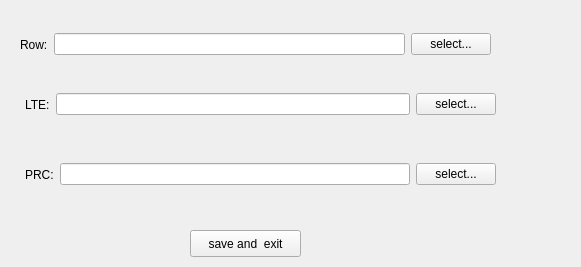
<?xml version="1.0" encoding="UTF-8"?>
<ui version="4.0">
 <class>SettingFwVer</class>
 <widget class="QWidget" name="SettingFwVer">
  <property name="geometry">
   <rect>
    <x>0</x>
    <y>0</y>
    <width>581</width>
    <height>267</height>
   </rect>
  </property>
  <property name="windowTitle">
   <string>Form</string>
  </property>
  <widget class="QPushButton" name="btn_exit">
   <property name="geometry">
    <rect>
     <x>190</x>
     <y>230</y>
     <width>111</width>
     <height>27</height>
    </rect>
   </property>
   <property name="text">
    <string>save and  exit</string>
   </property>
  </widget>
  <widget class="QWidget" name="">
   <property name="geometry">
    <rect>
     <x>20</x>
     <y>30</y>
     <width>471</width>
     <height>29</height>
    </rect>
   </property>
   <layout class="QHBoxLayout" name="horizontalLayout">
    <item>
     <widget class="QLabel" name="lbl_row">
      <property name="text">
       <string>Row:</string>
      </property>
     </widget>
    </item>
    <item>
     <widget class="QLineEdit" name="le_row"/>
    </item>
    <item>
     <widget class="QPushButton" name="btn_row">
      <property name="text">
       <string>select...</string>
      </property>
     </widget>
    </item>
   </layout>
  </widget>
  <widget class="QWidget" name="">
   <property name="geometry">
    <rect>
     <x>25</x>
     <y>90</y>
     <width>471</width>
     <height>29</height>
    </rect>
   </property>
   <layout class="QHBoxLayout" name="horizontalLayout_2">
    <item>
     <widget class="QLabel" name="lbl_lte">
      <property name="text">
       <string>LTE:</string>
      </property>
     </widget>
    </item>
    <item>
     <widget class="QLineEdit" name="le_lte"/>
    </item>
    <item>
     <widget class="QPushButton" name="btn_lte">
      <property name="text">
       <string>select...</string>
      </property>
     </widget>
    </item>
   </layout>
  </widget>
  <widget class="QWidget" name="">
   <property name="geometry">
    <rect>
     <x>25</x>
     <y>160</y>
     <width>471</width>
     <height>29</height>
    </rect>
   </property>
   <layout class="QHBoxLayout" name="horizontalLayout_3">
    <item>
     <widget class="QLabel" name="lbl_prc">
      <property name="text">
       <string>PRC:</string>
      </property>
     </widget>
    </item>
    <item>
     <widget class="QLineEdit" name="le_prc"/>
    </item>
    <item>
     <widget class="QPushButton" name="btn_prc">
      <property name="text">
       <string>select...</string>
      </property>
     </widget>
    </item>
   </layout>
  </widget>
 </widget>
 <resources/>
 <connections/>
</ui>
